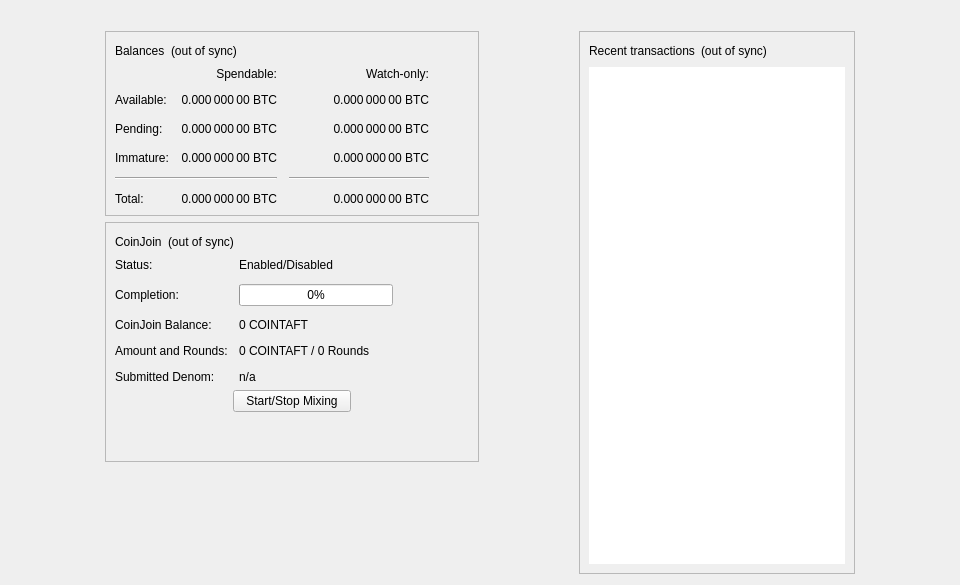
<?xml version="1.0" encoding="UTF-8"?>
<ui version="4.0">
 <class>OverviewPage</class>
 <widget class="QWidget" name="OverviewPage">
  <property name="geometry">
   <rect>
    <x>0</x>
    <y>0</y>
    <width>960</width>
    <height>585</height>
   </rect>
  </property>
  <property name="minimumSize">
   <size>
    <width>960</width>
    <height>0</height>
   </size>
  </property>
  <property name="windowTitle">
   <string>Form</string>
  </property>
  <layout class="QVBoxLayout" name="topLayout">
   <item>
    <widget class="QLabel" name="labelAlerts">
     <property name="visible">
      <bool>false</bool>
     </property>
     <property name="wordWrap">
      <bool>true</bool>
     </property>
     <property name="margin">
      <number>3</number>
     </property>
     <property name="textInteractionFlags">
      <set>Qt::TextSelectableByMouse</set>
     </property>
    </widget>
   </item>
   <item>
    <layout class="QHBoxLayout" name="horizontalLayout" stretch="1,0,1,0,1">
     <item>
      <spacer name="horizontalSpacerLeft">
       <property name="orientation">
        <enum>Qt::Horizontal</enum>
       </property>
       <property name="sizeType">
        <enum>QSizePolicy::Preferred</enum>
       </property>
       <property name="sizeHint" stdset="0">
        <size>
         <width>10</width>
         <height>20</height>
        </size>
       </property>
      </spacer>
     </item>
     <item>
      <layout class="QVBoxLayout" name="verticalLayout_2">
       <item>
        <widget class="QFrame" name="frame">
         <property name="frameShape">
          <enum>QFrame::StyledPanel</enum>
         </property>
         <property name="frameShadow">
          <enum>QFrame::Raised</enum>
         </property>
         <layout class="QVBoxLayout" name="verticalLayout_4">
          <item>
           <layout class="QHBoxLayout" name="horizontalLayout_4">
            <item>
             <widget class="QLabel" name="label_5">
              <property name="text">
               <string>Balances</string>
              </property>
             </widget>
            </item>
            <item>
             <widget class="QLabel" name="labelWalletStatus">
              <property name="toolTip">
               <string>The displayed information may be out of date. Your wallet automatically synchronizes with the Cointaft network after a connection is established, but this process has not completed yet.</string>
              </property>
              <property name="text">
               <string notr="true">(out of sync)</string>
              </property>
              <property name="alignment">
               <set>Qt::AlignLeading|Qt::AlignLeft|Qt::AlignVCenter</set>
              </property>
             </widget>
            </item>
            <item>
             <spacer name="horizontalSpacer_3">
              <property name="orientation">
               <enum>Qt::Horizontal</enum>
              </property>
              <property name="sizeHint" stdset="0">
               <size>
                <width>40</width>
                <height>20</height>
               </size>
              </property>
             </spacer>
            </item>
           </layout>
          </item>
          <item>
           <layout class="QGridLayout" name="gridLayout">
            <property name="spacing">
             <number>12</number>
            </property>
            <item row="2" column="2">
             <widget class="QLabel" name="labelWatchPending">
              <property name="cursor">
               <cursorShape>IBeamCursor</cursorShape>
              </property>
              <property name="toolTip">
               <string>Unconfirmed transactions to watch-only addresses</string>
              </property>
              <property name="text">
               <string notr="true">0.000 000 00 BTC</string>
              </property>
              <property name="alignment">
               <set>Qt::AlignRight|Qt::AlignTrailing|Qt::AlignVCenter</set>
              </property>
              <property name="textInteractionFlags">
               <set>Qt::LinksAccessibleByMouse|Qt::TextSelectableByKeyboard|Qt::TextSelectableByMouse</set>
              </property>
             </widget>
            </item>
            <item row="2" column="1">
             <widget class="QLabel" name="labelUnconfirmed">
              <property name="cursor">
               <cursorShape>IBeamCursor</cursorShape>
              </property>
              <property name="toolTip">
               <string>Total of transactions that have yet to be confirmed, and do not yet count toward the spendable balance</string>
              </property>
              <property name="text">
               <string notr="true">0.000 000 00 BTC</string>
              </property>
              <property name="alignment">
               <set>Qt::AlignRight|Qt::AlignTrailing|Qt::AlignVCenter</set>
              </property>
              <property name="textInteractionFlags">
               <set>Qt::LinksAccessibleByMouse|Qt::TextSelectableByKeyboard|Qt::TextSelectableByMouse</set>
              </property>
             </widget>
            </item>
            <item row="3" column="2">
             <widget class="QLabel" name="labelWatchImmature">
              <property name="cursor">
               <cursorShape>IBeamCursor</cursorShape>
              </property>
              <property name="toolTip">
               <string>Mined balance in watch-only addresses that has not yet matured</string>
              </property>
              <property name="text">
               <string notr="true">0.000 000 00 BTC</string>
              </property>
              <property name="alignment">
               <set>Qt::AlignRight|Qt::AlignTrailing|Qt::AlignVCenter</set>
              </property>
              <property name="textInteractionFlags">
               <set>Qt::LinksAccessibleByMouse|Qt::TextSelectableByKeyboard|Qt::TextSelectableByMouse</set>
              </property>
             </widget>
            </item>
            <item row="4" column="0" colspan="2">
             <widget class="Line" name="lineSpendableBalance">
              <property name="orientation">
               <enum>Qt::Horizontal</enum>
              </property>
             </widget>
            </item>
            <item row="4" column="2">
             <widget class="Line" name="lineWatchBalance">
              <property name="sizePolicy">
               <sizepolicy hsizetype="Preferred" vsizetype="Fixed">
                <horstretch>0</horstretch>
                <verstretch>0</verstretch>
               </sizepolicy>
              </property>
              <property name="minimumSize">
               <size>
                <width>140</width>
                <height>0</height>
               </size>
              </property>
              <property name="orientation">
               <enum>Qt::Horizontal</enum>
              </property>
             </widget>
            </item>
            <item row="5" column="0">
             <widget class="QLabel" name="labelTotalText">
              <property name="text">
               <string>Total:</string>
              </property>
             </widget>
            </item>
            <item row="3" column="1">
             <widget class="QLabel" name="labelImmature">
              <property name="cursor">
               <cursorShape>IBeamCursor</cursorShape>
              </property>
              <property name="toolTip">
               <string>Mined balance that has not yet matured</string>
              </property>
              <property name="text">
               <string notr="true">0.000 000 00 BTC</string>
              </property>
              <property name="alignment">
               <set>Qt::AlignRight|Qt::AlignTrailing|Qt::AlignVCenter</set>
              </property>
              <property name="textInteractionFlags">
               <set>Qt::LinksAccessibleByMouse|Qt::TextSelectableByKeyboard|Qt::TextSelectableByMouse</set>
              </property>
             </widget>
            </item>
            <item row="2" column="3">
             <spacer name="horizontalSpacer_2">
              <property name="orientation">
               <enum>Qt::Horizontal</enum>
              </property>
              <property name="sizeHint" stdset="0">
               <size>
                <width>40</width>
                <height>20</height>
               </size>
              </property>
             </spacer>
            </item>
            <item row="3" column="0">
             <widget class="QLabel" name="labelImmatureText">
              <property name="text">
               <string>Immature:</string>
              </property>
             </widget>
            </item>
            <item row="5" column="1">
             <widget class="QLabel" name="labelTotal">
              <property name="cursor">
               <cursorShape>IBeamCursor</cursorShape>
              </property>
              <property name="toolTip">
               <string>Your current total balance</string>
              </property>
              <property name="text">
               <string notr="true">0.000 000 00 BTC</string>
              </property>
              <property name="alignment">
               <set>Qt::AlignRight|Qt::AlignTrailing|Qt::AlignVCenter</set>
              </property>
              <property name="textInteractionFlags">
               <set>Qt::LinksAccessibleByMouse|Qt::TextSelectableByKeyboard|Qt::TextSelectableByMouse</set>
              </property>
             </widget>
            </item>
            <item row="5" column="2">
             <widget class="QLabel" name="labelWatchTotal">
              <property name="cursor">
               <cursorShape>IBeamCursor</cursorShape>
              </property>
              <property name="toolTip">
               <string>Current total balance in watch-only addresses</string>
              </property>
              <property name="text">
               <string notr="true">0.000 000 00 BTC</string>
              </property>
              <property name="alignment">
               <set>Qt::AlignRight|Qt::AlignTrailing|Qt::AlignVCenter</set>
              </property>
              <property name="textInteractionFlags">
               <set>Qt::LinksAccessibleByMouse|Qt::TextSelectableByKeyboard|Qt::TextSelectableByMouse</set>
              </property>
             </widget>
            </item>
            <item row="0" column="2">
             <widget class="QLabel" name="labelWatchonly">
              <property name="text">
               <string>Watch-only:</string>
              </property>
              <property name="alignment">
               <set>Qt::AlignRight|Qt::AlignTrailing|Qt::AlignVCenter</set>
              </property>
             </widget>
            </item>
            <item row="1" column="0">
             <widget class="QLabel" name="labelBalanceText">
              <property name="text">
               <string>Available:</string>
              </property>
             </widget>
            </item>
            <item row="1" column="1">
             <widget class="QLabel" name="labelBalance">
              <property name="cursor">
               <cursorShape>IBeamCursor</cursorShape>
              </property>
              <property name="toolTip">
               <string>Your current spendable balance</string>
              </property>
              <property name="text">
               <string notr="true">0.000 000 00 BTC</string>
              </property>
              <property name="alignment">
               <set>Qt::AlignRight|Qt::AlignTrailing|Qt::AlignVCenter</set>
              </property>
              <property name="textInteractionFlags">
               <set>Qt::LinksAccessibleByMouse|Qt::TextSelectableByKeyboard|Qt::TextSelectableByMouse</set>
              </property>
             </widget>
            </item>
            <item row="1" column="2">
             <widget class="QLabel" name="labelWatchAvailable">
              <property name="cursor">
               <cursorShape>IBeamCursor</cursorShape>
              </property>
              <property name="toolTip">
               <string>Your current balance in watch-only addresses</string>
              </property>
              <property name="text">
               <string notr="true">0.000 000 00 BTC</string>
              </property>
              <property name="alignment">
               <set>Qt::AlignRight|Qt::AlignTrailing|Qt::AlignVCenter</set>
              </property>
              <property name="textInteractionFlags">
               <set>Qt::LinksAccessibleByMouse|Qt::TextSelectableByKeyboard|Qt::TextSelectableByMouse</set>
              </property>
             </widget>
            </item>
            <item row="2" column="0">
             <widget class="QLabel" name="labelPendingText">
              <property name="text">
               <string>Pending:</string>
              </property>
             </widget>
            </item>
            <item row="0" column="1">
             <widget class="QLabel" name="labelSpendable">
              <property name="text">
               <string>Spendable:</string>
              </property>
              <property name="alignment">
               <set>Qt::AlignRight|Qt::AlignTrailing|Qt::AlignVCenter</set>
              </property>
             </widget>
            </item>
           </layout>
          </item>
         </layout>
        </widget>
       </item>
       <item>
        <widget class="QFrame" name="frameCoinJoin">
         <property name="layoutDirection">
          <enum>Qt::LeftToRight</enum>
         </property>
         <property name="frameShape">
          <enum>QFrame::StyledPanel</enum>
         </property>
         <property name="frameShadow">
          <enum>QFrame::Raised</enum>
         </property>
         <layout class="QVBoxLayout" name="VerticalLayout_PS1">
          <item>
           <layout class="QHBoxLayout" name="horizontalLayout_5">
            <item>
             <widget class="QLabel" name="labelCoinJoinHeader">
              <property name="text">
               <string notr="true">CoinJoin</string>
              </property>
             </widget>
            </item>
            <item>
             <widget class="QLabel" name="labelCoinJoinSyncStatus">
              <property name="toolTip">
               <string>The displayed information may be out of date. Your wallet automatically synchronizes with the Cointaft network after a connection is established, but this process has not completed yet.</string>
              </property>
              <property name="text">
               <string notr="true">(out of sync)</string>
              </property>
              <property name="alignment">
               <set>Qt::AlignLeading|Qt::AlignLeft|Qt::AlignVCenter</set>
              </property>
             </widget>
            </item>
            <item>
             <spacer name="horizontalSpacer_4">
              <property name="orientation">
               <enum>Qt::Horizontal</enum>
              </property>
              <property name="sizeHint" stdset="0">
               <size>
                <width>40</width>
                <height>20</height>
               </size>
              </property>
             </spacer>
            </item>
           </layout>
          </item>
          <item>
           <layout class="QFormLayout" name="coinJoinFormLayout">
            <property name="fieldGrowthPolicy">
             <enum>QFormLayout::AllNonFixedFieldsGrow</enum>
            </property>
            <property name="horizontalSpacing">
             <number>11</number>
            </property>
            <property name="verticalSpacing">
             <number>12</number>
            </property>
            <item row="0" column="0">
             <widget class="QLabel" name="labelCoinJoinEnabledText">
              <property name="text">
               <string>Status:</string>
              </property>
             </widget>
            </item>
            <item row="0" column="1">
             <widget class="QLabel" name="labelCoinJoinEnabled">
              <property name="text">
               <string>Enabled/Disabled</string>
              </property>
             </widget>
            </item>
            <item row="1" column="0">
             <widget class="QLabel" name="labelCompletitionText">
              <property name="text">
               <string>Completion:</string>
              </property>
             </widget>
            </item>
            <item row="1" column="1">
             <widget class="QProgressBar" name="coinJoinProgress">
              <property name="maximumSize">
               <size>
                <width>154</width>
                <height>16777215</height>
               </size>
              </property>
              <property name="value">
               <number>0</number>
              </property>
             </widget>
            </item>
            <item row="2" column="0">
             <widget class="QLabel" name="labelAnonymizedText">
              <property name="text">
               <string notr="true">CoinJoin Balance:</string>
              </property>
             </widget>
            </item>
            <item row="2" column="1">
             <widget class="QLabel" name="labelAnonymized">
              <property name="text">
               <string notr="true">0 COINTAFT</string>
              </property>
             </widget>
            </item>
            <item row="3" column="0">
             <widget class="QLabel" name="labelAmountAndRoundsText">
              <property name="text">
               <string>Amount and Rounds:</string>
              </property>
             </widget>
            </item>
            <item row="3" column="1">
             <widget class="QLabel" name="labelAmountRounds">
              <property name="text">
               <string notr="true">0 COINTAFT / 0 Rounds</string>
              </property>
             </widget>
            </item>
            <item row="4" column="0">
             <widget class="QLabel" name="labelSubmittedDenomText">
              <property name="text">
               <string>Submitted Denom:</string>
              </property>
             </widget>
            </item>
            <item row="4" column="1">
             <widget class="QLabel" name="labelSubmittedDenom">
              <property name="toolTip">
               <string>The denominations you submitted to the Smartnode.&lt;br&gt;To mix, other users must submit the exact same denominations.</string>
              </property>
              <property name="text">
               <string>n/a</string>
              </property>
              <property name="wordWrap">
               <bool>true</bool>
              </property>
             </widget>
            </item>
           </layout>
          </item>
          <item>
           <layout class="QVBoxLayout" name="VerticalLayout_PS">
            <item>
             <layout class="QHBoxLayout" name="horizontalLayout_3">
              <property name="topMargin">
               <number>0</number>
              </property>
              <item>
               <spacer name="horizontalSpacer_5">
                <property name="orientation">
                 <enum>Qt::Horizontal</enum>
                </property>
                <property name="sizeHint" stdset="0">
                 <size>
                  <width>40</width>
                  <height>20</height>
                 </size>
                </property>
               </spacer>
              </item>
              <item>
               <widget class="QPushButton" name="toggleCoinJoin">
                <property name="sizePolicy">
                 <sizepolicy hsizetype="MinimumExpanding" vsizetype="Fixed">
                  <horstretch>0</horstretch>
                  <verstretch>0</verstretch>
                 </sizepolicy>
                </property>
                <property name="text">
                 <string>Start/Stop Mixing</string>
                </property>
               </widget>
              </item>
              <item>
               <spacer name="horizontalSpacer_6">
                <property name="orientation">
                 <enum>Qt::Horizontal</enum>
                </property>
                <property name="sizeHint" stdset="0">
                 <size>
                  <width>40</width>
                  <height>20</height>
                 </size>
                </property>
               </spacer>
              </item>
             </layout>
            </item>
            <item>
             <spacer name="verticalSpacer_3">
              <property name="orientation">
               <enum>Qt::Vertical</enum>
              </property>
              <property name="sizeHint" stdset="0">
               <size>
                <width>20</width>
                <height>40</height>
               </size>
              </property>
             </spacer>
            </item>
           </layout>
          </item>
         </layout>
        </widget>
       </item>
       <item>
        <spacer name="verticalSpacer">
         <property name="orientation">
          <enum>Qt::Vertical</enum>
         </property>
         <property name="sizeHint" stdset="0">
          <size>
           <width>20</width>
           <height>40</height>
          </size>
         </property>
        </spacer>
       </item>
      </layout>
     </item>
     <item>
      <spacer name="horizontalSpacerCenter">
       <property name="orientation">
        <enum>Qt::Horizontal</enum>
       </property>
       <property name="sizeHint" stdset="0">
        <size>
         <width>10</width>
         <height>20</height>
        </size>
       </property>
      </spacer>
     </item>
     <item>
      <layout class="QVBoxLayout" name="verticalLayout_3">
       <item>
        <widget class="QFrame" name="frame_2">
         <property name="frameShape">
          <enum>QFrame::StyledPanel</enum>
         </property>
         <property name="frameShadow">
          <enum>QFrame::Raised</enum>
         </property>
         <layout class="QVBoxLayout" name="verticalLayout">
          <item>
           <layout class="QHBoxLayout" name="horizontalLayout_2">
            <item>
             <widget class="QLabel" name="label_4">
              <property name="text">
               <string>Recent transactions</string>
              </property>
             </widget>
            </item>
            <item>
             <widget class="QLabel" name="labelTransactionsStatus">
              <property name="toolTip">
               <string>The displayed information may be out of date. Your wallet automatically synchronizes with the Cointaft network after a connection is established, but this process has not completed yet.</string>
              </property>
              <property name="text">
               <string notr="true">(out of sync)</string>
              </property>
              <property name="alignment">
               <set>Qt::AlignLeading|Qt::AlignLeft|Qt::AlignVCenter</set>
              </property>
             </widget>
            </item>
            <item>
             <spacer name="horizontalSpacer">
              <property name="orientation">
               <enum>Qt::Horizontal</enum>
              </property>
              <property name="sizeHint" stdset="0">
               <size>
                <width>40</width>
                <height>20</height>
               </size>
              </property>
             </spacer>
            </item>
           </layout>
          </item>
          <item>
           <widget class="QListView" name="listTransactions">
            <property name="frameShape">
             <enum>QFrame::NoFrame</enum>
            </property>
            <property name="verticalScrollBarPolicy">
             <enum>Qt::ScrollBarAlwaysOff</enum>
            </property>
            <property name="horizontalScrollBarPolicy">
             <enum>Qt::ScrollBarAlwaysOff</enum>
            </property>
            <property name="selectionMode">
             <enum>QAbstractItemView::NoSelection</enum>
            </property>
           </widget>
          </item>
         </layout>
        </widget>
       </item>
      </layout>
     </item>
     <item>
      <spacer name="horizontalSpacerRight">
       <property name="orientation">
        <enum>Qt::Horizontal</enum>
       </property>
       <property name="sizeType">
        <enum>QSizePolicy::Preferred</enum>
       </property>
       <property name="sizeHint" stdset="0">
        <size>
         <width>10</width>
         <height>20</height>
        </size>
       </property>
      </spacer>
     </item>
    </layout>
   </item>
  </layout>
 </widget>
 <resources/>
 <connections/>
</ui>
